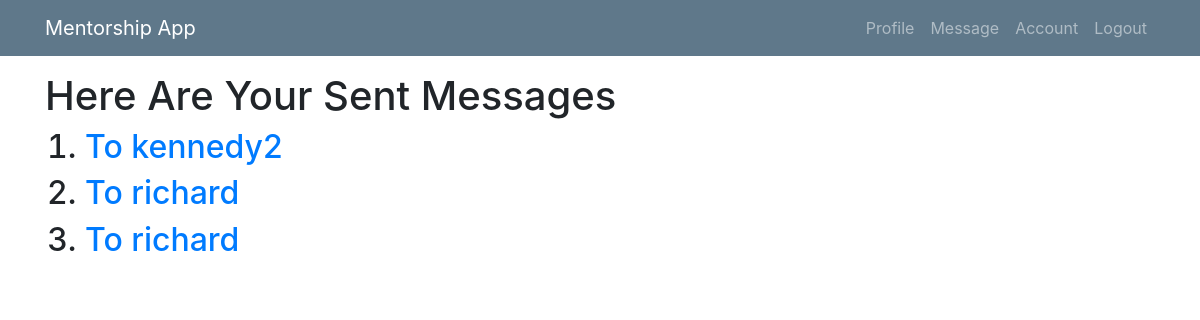
Page /list-message/ (signed in) on the committed database.
### mentee/models.py (models this page shows, shortened)
class Msg(models.Model):
    sender = models.ForeignKey(User, related_name="sender", on_delete=models.CASCADE, null=True)
    receipient = models.ForeignKey(User, related_name="receipient", on_delete=models.CASCADE)
    msg_content = models.TextField(max_length=100)
    created_at = models.DateField(default=datetime.now, blank=True)
    reply = models.TextField(max_length=100, blank=True)
    replied_at = models.DateField(default=datetime.now, blank=True)
    objects = UserManager()

class User(AbstractUser):
    is_mentee = models.BooleanField(default=False)
    is_mentor = models.BooleanField(default=False)

### mentee/views/mentee.py (the view)
# urls.py: path('list-message/', mentee.MessageListView.as_view(), name='list'),
class MessageListView(ListView):
    model = Msg
    template_name = 'menti/listmessages.html'
    context_object_name = 'sentmesso'
    def get_queryset(self):
        return self.model.objects.filter(sender=self.request.user)

### mentee/templates/menti/listmessages.html
{% extends 'menti/base.html' %}
{% block content %}
<br><br><br>
<h1>Here Are Your Sent Messages</h1>
     {% if sentmesso %}
  <ol>
      {% for messo in sentmesso %}
      <h2><li><a href="{% url 'sent' pk=messo.pk %}">To {{ messo.receipient }} </a></li></h2>
      {% endfor %}
  </ol>
{% else %}
<p>There Are no sent Messages</p>
{% endif %}
{% endblock %}

### mentee/static/mentee/main.css (style rules this page uses)
body { background: #fafafa; color: #333333; margin-top: 5rem; }
h1, h2, h3, h4, h5, h6 { color: #444444; }

### rows in the picture
Msg: receipient "kennedy2"
Msg: receipient "richard"
Msg: receipient "richard"
